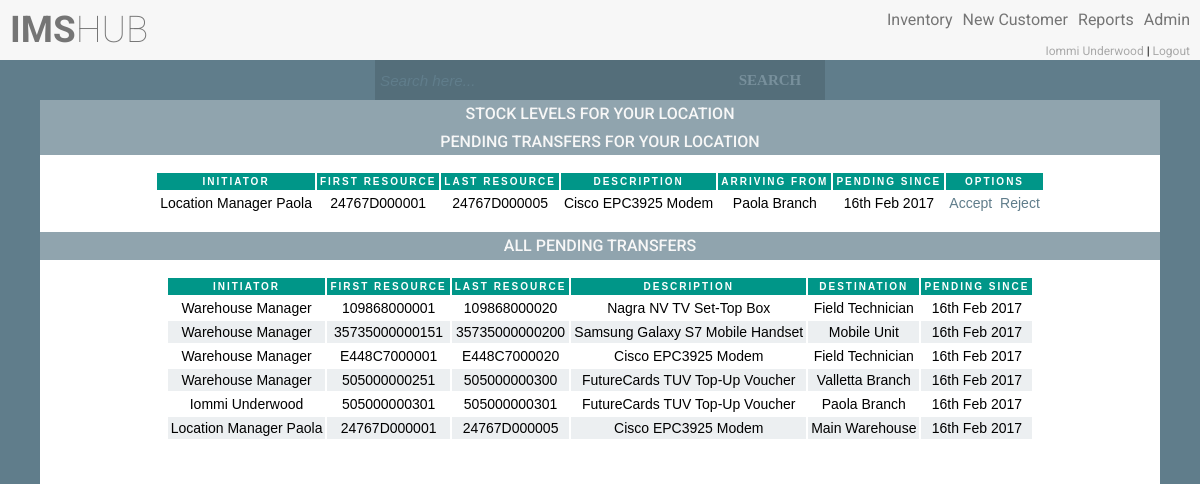
The app's page /main.php (signed in) with its own data.
### tables this page shows
CREATE TABLE `users` (
  `uid` int(11) NOT NULL AUTO_INCREMENT,
  `name` varchar(50) NOT NULL,
  `surname` varchar(50) NOT NULL,
  `email` varchar(50) NOT NULL,
  `username` varchar(30) NOT NULL,
  `password` varchar(100) NOT NULL,
  `salt` varchar(32) NOT NULL,
  `user_type_id` int(11) NOT NULL,
  `user_status_id` int(11) NOT NULL,
  `resource_location_id` int(11) DEFAULT NULL,
  PRIMARY KEY (`uid`),
  UNIQUE KEY `uq_email` (`email`),
  UNIQUE KEY `uq_username` (`username`),
  KEY `fk_user_type_id` (`user_type_id`),
  KEY `fk_user_status_id` (`user_status_id`),
  CONSTRAINT `fk_user_status_id` FOREIGN KEY (`user_status_id`) REFERENCES `user_statuses` (`user_status_id`),
  CONSTRAINT `fk_user_type_id` FOREIGN KEY (`user_type_id`) REFERENCES `user_types` (`user_type_id`)
);

CREATE TABLE `inventory_transfers` (
  `transfer_id` int(11) NOT NULL AUTO_INCREMENT,
  `creation_uid` int(11) NOT NULL,
  `closing_uid` int(11) DEFAULT NULL,
  `from_resource` varchar(50) NOT NULL,
  `to_resource` varchar(50) NOT NULL,
  `description` varchar(100) NOT NULL,
  `from_location` varchar(50) NOT NULL,
  `to_location` varchar(50) NOT NULL,
  `status_id` int(11) NOT NULL,
  `timestamp` timestamp NOT NULL DEFAULT CURRENT_TIMESTAMP ON UPDATE CURRENT_TIMESTAMP,
  PRIMARY KEY (`transfer_id`),
  KEY `fk_inventory_transfers_statuses_idx` (`status_id`),
  CONSTRAINT `fk_inventory_transfers_statuses` FOREIGN KEY (`status_id`) REFERENCES `inventory_transfers_statuses` (`status_id`) ON DELETE NO ACTION ON UPDATE NO ACTION
);

CREATE TABLE `resource_locations` (
  `resource_location_id` int(11) NOT NULL AUTO_INCREMENT,
  `resource_location_name` varchar(50) NOT NULL,
  `resource_location_description` varchar(200) NOT NULL,
  `resource_location_type_id` int(11) NOT NULL,
  PRIMARY KEY (`resource_location_id`),
  UNIQUE KEY `uq_resource_location_name` (`resource_location_name`),
  UNIQUE KEY `uq_resource_location_description` (`resource_location_description`),
  KEY `fk_resource_location_type_id` (`resource_location_type_id`),
  CONSTRAINT `fk_resource_location_type_id` FOREIGN KEY (`resource_location_type_id`) REFERENCES `resource_location_types` (`resource_location_type_id`)
);

### classes/config.php (called while the page is built)
<?php
class config
{
    public static function get($path = null)
    {
        if ($path) {
            $config = $GLOBALS['config'];
            $path = explode('/', $path);
            foreach ($path as $bit) {
                if (isset($config[$bit])) {
                    $config = $config[$bit];
                }
            }
            return $config;
        }
        return false;
    }
}

### classes/db.php (called while the page is built, shortened)
<?php
class db
{
    private static $_instance = null;
    private $_pdo,
            $_query,
            $_error = false,
            $_results,
            $_count = 0;
    private function __construct()
    {
        try {
            $this->_pdo = new PDO('mysql:host=' . config::get('mysql/host') . ';dbname=' . config::get('mysql/db'), config::get('mysql/username'), config::get('mysql/password'));
        } catch (PDOException $e) {
            die($e->getMessage());
        }
    }
    public static function getInstance()
    {
        if (!isset(self::$_instance)) {
            self::$_instance = new db();
        }
        return self::$_instance;
    }
    public function query($sql, $params = array())
    {
        $this->_error = false;
        if ($this->_query = $this->_pdo->prepare($sql)) {
            $x = 1;
            if (count($params)) {
                foreach ($params as $param) {
                    $this->_query->bindValue($x, $param);
                    $x++;
                }
            }
            if ($this->_query->execute()) {
                $this->_results = $this->_query->fetchAll(PDO::FETCH_OBJ);
                $this->_count = $this->_query->rowCount();
            } else {
                $this->_error = true;
            }
        }
        return $this;
    }
    public function action($action, $table, $where = array()){
        if (count($where) === 3) {
            $operators = array('=', '>', '<', '>=', '<=');
            $field      = $where[0];
            $operator   = $where[1];
            $value      = $where[2];
            if (in_array($operator, $operators)) {
                $sql = "{$action} from {$table} where {$field} {$operator} ?";
                if (!$this->query($sql, array($value))->error()) {
                    return $this;
                }
            }
        }
        return false;
    }
    public function get($table, $where){
        return $this->action('select *', $table, $where);
    }
    public function results()
    {
        return $this->_results;
    }
    public function first(){
        return $this->results()[0];
    }
    public function error()
    {
        return $this->_error;
    }
    public function count()
    {
        return $this->_count;
    }
}

### Classes/user.php (called while the page is built, shortened)
<?php
class user
{
    private $_db,
            $_data,
            $_sessionName,
            $_cookieName,
            $_isLoggedIn,
            $_profile,
            $_usersList;
    public function __construct($user = null){
        $this->_db = db::getInstance();
        $this->_sessionName = config::get('session/session_name');
        if (!$user){
            if (session::exists($this->_sessionName)){
                $user = session::get($this->_sessionName);
                if ($this->find($user)){
                    $this->_isLoggedIn = true;
                } else {
                }
            }
        } else {
            $this->find($user);
        }
    }
    public function find($user = null){
        if ($user) {
            $field = (is_numeric($user)) ? 'uid' : 'username';
            $data = $this->_db->get('users', array($field, '=', $user));
            if ($data->count()){
                $this->_data = $data->first();
                return true;
            }
        }
        return false;
    }
    public function hasPermission($key){
        $type = $this->_db->get('user_types', array('user_type_id', '=', $this->data()->user_type_id));
        if ($type->count()){
            $permissions = json_decode($type->first()->user_permissions, true);
            if (isset($permissions[$key]) == true){
                return true;
            }
        }
        return false;
    }
    public function data(){
        return $this->_data;
    }
    public function isLoggedIn(){
        return $this->_isLoggedIn;
    }
}

### classes/session.php (called while the page is built, shortened)
<?php
class session
{
    public static function exists($name){
        return (isset($_SESSION[$name])) ? true : false;
    }
    public static function get($name){
        return $_SESSION[$name];
    }
}

### functions/sanitize.php (called while the page is built)
<?php
function escape($string){
    return htmlentities($string, ENT_QUOTES, 'UTF-8');
}

### classes/inventory.php (the view, shortened to what this page needs)
<?php
class inventory
{
    private $_db,
        $_data;
    public function __construct($user = null)
    {
        $this->_db = db::getInstance();
    }
            ?>
                <?php
    public function showPendingTransfers()
    {
        $user = new user();
        $userLocation = escape($user->data()->resource_location_id);
        $sql = "SELECT
                it.transfer_id,
                concat(u.name, ' ' , u.surname) as full_name,
                it.from_resource,
                it.to_resource,
                it.description,
                rl.resource_location_name,
                it.to_location,
                date_format(it.timestamp,'%D %b %Y') as pending_since
                FROM ims.inventory_transfers it
                    inner join
                    ims.users u on it.creation_uid = u.uid
                    inner join
                    ims.resource_locations rl on it.from_location = rl.resource_location_id
                    inner join
                    ims.inventory_transfers_statuses its on it.status_id = its.status_id
                where to_location = {$userLocation} and it.status_id = 1";
        $get = $this->_db->query($sql);
        if (!$get->count()) {
        } else {
            ?>
            <div class="separator">
                <h2>Pending Transfers for your location</h2>
            </div>
            <div class="center-table">
                <table>
                    <tr>
                        <th>Initiator</th>
                        <th>First Resource</th>
                        <th>Last Resource</th>
                        <th>Description</th>
                        <th>Arriving From</th>
                        <th>Pending Since</th>
                        <th colspan="2">Options</th>
                    </tr>
                    <?php
                    foreach ($get->results() as $t) {
                        $transferId = escape($t->transfer_id);
                        $initiator = escape($t->full_name);
                        $firstResource = escape($t->from_resource);
                        $lastResource = escape($t->to_resource);
                        $description = escape($t->description);
                        $arrivingFrom = escape($t->resource_location_name);
                        $destination = escape($t->to_location);
                        $pendingSince = escape($t->pending_since);
                        echo '<tr>';
                        echo '<td>' . $initiator . '</td>';
                        echo '<td>' . $firstResource . '</td>';
                        echo '<td>' . $lastResource . '</td>';
                        echo '<td>' . $description . '</td>';
                        echo '<td>' . $arrivingFrom . '</td>';
                        echo '<td>' . $pendingSince . '</td>';
                        if ($user->hasPermission('acceptTransfer') || $user->hasPermission('allAccess')) {
                            echo '<td><a href="acceptTransfer.php?id=' . $transferId . '&firstResource=' . $firstResource . '&lastResource=' . $lastResource . '&destination=' . $destination . '">Accept</a></td>';
                        } else {
                            echo '<td></td>';
                        }
                        if ($user->hasPermission('rejectTransfer') || $user->hasPermission('allAccess')) {
                            echo '<td><a href="rejectTransfer.php?id=' . $transferId . '&firstResource=' . $firstResource . '&lastResource=' . $lastResource . '">Reject</a></td>';
                        } else {
                            echo '<td></td>';
                        }
                        echo '</tr>';
                    }
                    ?>
                </table>
            </div>
            <?php
        }
    }
    public function showAllPendingTransfers()
    {
        $sql = "SELECT
                concat(u.name, ' ' , u.surname) as full_name,
                it.from_resource,
                it.to_resource,
                it.description,
                rl.resource_location_name,
                date_format(it.timestamp,'%D %b %Y') as pending_since
                FROM ims.inventory_transfers it
                    inner join
                    ims.users u on it.creation_uid = u.uid
                    inner join
                    ims.resource_locations rl on it.to_location = rl.resource_location_id
                    inner join
                    ims.inventory_transfers_statuses its on it.status_id = its.status_id
                    where it.status_id = 1";
        $get = $this->_db->query($sql);
        if (!$get->count()) {
        } else {
            ?>
            <div class="separator">
                <h2>All Pending Transfers</h2>
            </div>
            <div class="center-table">
                <table>
                    <tr>
                        <th>Initiator</th>
                        <th>First Resource</th>
                        <th>Last Resource</th>
                        <th>Description</th>
                        <th>Destination</th>
                        <th>Pending Since</th>
                    </tr>
                    <?php
                    foreach ($get->results() as $t) {
                        $initiator = escape($t->full_name);
                        $firstResource = escape($t->from_resource);
                        $lastResource = escape($t->to_resource);
                        $description = escape($t->description);
                        $arrivingFrom = escape($t->resource_location_name);
                        $pendingSince = escape($t->pending_since);
                        echo '<tr>';
                        echo '<td>' . $initiator . '</td>';
                        echo '<td>' . $firstResource . '</td>';
                        echo '<td>' . $lastResource . '</td>';
                        echo '<td>' . $description . '</td>';
                        echo '<td>' . $arrivingFrom . '</td>';
                        echo '<td>' . $pendingSince . '</td>';
                        echo '</tr>';
                    }
                    ?>
                </table>
            </div>
            <?php
        }
    }
    public function stockLevels($userLocation){
        ?>
        <div class="separator">
            <h2>Stock levels for your location</h2>
        </div>
        <?php
    }
}

### header.php (shortened to what this page needs)
<?php
$user = new user();
if ($user->isLoggedIn()) {
    $name = escape($user->data()->name);
    $surname = escape($user->data()->surname);
    ?>
    <!DOCTYPE html>
    <html>
    <head>
        <link rel='stylesheet prefetch'
              href='http://ajax.googleapis.com/ajax/libs/jqueryui/1.11.2/themes/smoothness/jquery-ui.css'>
        <link rel="stylesheet" href="//code.jquery.com/ui/1.12.1/themes/base/jquery-ui.css">
        <link rel="stylesheet" href="css/style.css">
    </head>
    <body>
    <div class="width-height">
        <div class="fixheader">
            <div class="header">
                <div class="logo">
                    <?php
                    if ($user->hasPermission('access') || $user->hasPermission('allAccess')) {
                        echo '<h1 class="header-heading"><a href="main.php"><strong>IMS</strong>HUB</a></h1>';
                    }
                    ?>
                </div>
                <div class="menu">
                    <ul class="nav">
                        <?php
                        if ($user->hasPermission('inventory') || $user->hasPermission('allAccess')) {
                            echo '<li><a href="inventory.php">Inventory</a></li>';
                        }
                        if ($user->hasPermission('newCustomer') || $user->hasPermission('allAccess')) {
                            echo '<li><a href="newCustomer.php">New Customer</a></li>';
                        }
                        if ($user->hasPermission('reports') || $user->hasPermission('allAccess')) {
                            echo '<li><a href="reports.php">Reports</a></li>';
                        }
                        if ($user->hasPermission('admin') || $user->hasPermission('allAccess')) {
                            echo '<li><a href="admin.php">Admin</a></li>';
                        }
                        if ($user->hasPermission('access') || $user->hasPermission('allAccess')) {
                            echo '<br><div  class="user">
                                    <a href="profile.php">' . $name . ' ' . $surname . '</a>
                                    |
                                    <a href="logout.php">Logout</a>
                                  </div>';
                        }
                        ?>
                    </ul>
                </div>
            </div>
            <div class="nav-bar">
                <div class="search">
                    <?php
                    if ($user->hasPermission('search') || $user->hasPermission('allAccess')) {
                    ?>
                        <form action="search.php" method="post" class="form-wrapper cf">
                            <input type="text" name="search" placeholder="Search here..." required>
                            <button type="submit">Search</button>
                        </form>
                    <?php
                    }
                    ?>
                </div>
            </div>
        </div>
    </body>
    </html>
    <?php
} else {
    $hash = new hash();
    redirect::to('index.php?' . hash::sha256('nologin' . $hash->getSalt()));
}
?>

### records on screen
users: name "Iommi", surname "Underwood"
inventory_transfers: initiator "Location Manager Paola", from_resource "24767D000001", to_resource "24767D000005", description "Cisco EPC3925 Modem", resource_locations.resource_location_name "Paola Branch", pendingSince "16th Feb 2017", resource_locations.resource_location_name "Main Warehouse"
inventory_transfers: initiator "Warehouse Manager", from_resource "109868000001", to_resource "109868000020", description "Nagra NV TV Set-Top Box", resource_locations.resource_location_name "Field Technician", pendingSince "16th Feb 2017"
inventory_transfers: initiator "Warehouse Manager", from_resource "35735000000151", to_resource "35735000000200", description "Samsung Galaxy S7 Mobile Handset", resource_locations.resource_location_name "Mobile Unit", pendingSince "16th Feb 2017"
inventory_transfers: initiator "Warehouse Manager", from_resource "E448C7000001", to_resource "E448C7000020", description "Cisco EPC3925 Modem", resource_locations.resource_location_name "Field Technician", pendingSince "16th Feb 2017"
inventory_transfers: initiator "Warehouse Manager", from_resource "505000000251", to_resource "505000000300", description "FutureCards TUV Top-Up Voucher", resource_locations.resource_location_name "Valletta Branch", pendingSince "16th Feb 2017"
inventory_transfers: initiator "Iommi Underwood", from_resource "505000000301", to_resource "505000000301", description "FutureCards TUV Top-Up Voucher", resource_locations.resource_location_name "Paola Branch", pendingSince "16th Feb 2017"
